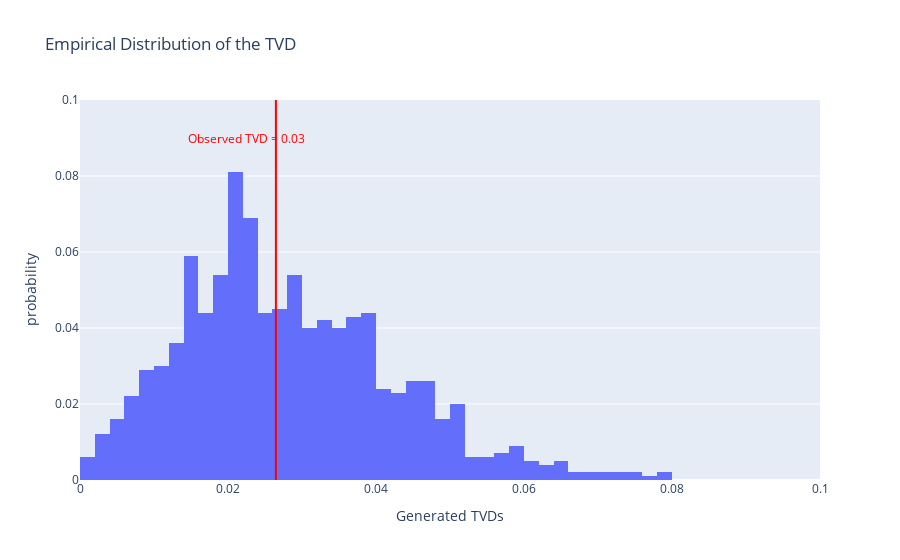

The cell this chart's notebook holds for it:
### Code cell
fig = px.histogram(pd.DataFrame({'tvds':tvds_y}),histnorm='probability', 
                   title='Empirical Distribution of the TVD')
fig.add_vline(x=obs_stat_y, line_color='red', line_width=2, opacity=1)
fig.add_annotation(text=f'<span style="color:red">Observed TVD = {round(obs_stat_y, 2)}</span>',
                   x=0.85 * obs_stat_y, showarrow=False, y=0.09)
fig.update_layout(yaxis_range=[0, 0.1])
fig.update_layout(xaxis_range=[0, 0.1])
fig.update_layout(showlegend=False)
fig.update_layout(
    xaxis_title="Generated TVDs"  
)

### Figure 1 — Plotly figure (JSON) as saved in the notebook; plotly's stock layout.template omitted (floating-point values rounded to 4 significant figures; data arrays with more than 128 entries replaced by an {"elided": "..."} marker saying what was removed)
{"data": [{"alignmentgroup": "True", "bingroup": "x", "histnorm": "probability", "hovertemplate": "variable=tvds<br>value=%{x}<br>probability=%{y}<extra></extra>", "legendgroup": "tvds", "marker": {"color": "#636efa", "pattern": {"shape": ""}}, "name": "tvds", "offsetgroup": "tvds", "orientation": "v", "showlegend": true, "type": "histogram", "x": {"elided": "1000 float values"}, "xaxis": "x", "yaxis": "y"}], "layout": {"annotations": [{"showarrow": false, "text": "<span style=\"color:red\">Observed TVD = 0.03</span>", "x": 0.0225, "y": 0.09}], "barmode": "relative", "legend": {"title": {"text": "variable"}, "tracegroupgap": 0}, "shapes": [{"line": {"color": "red", "width": 2}, "opacity": 1, "type": "line", "x0": 0.02647, "x1": 0.02647, "xref": "x", "y0": 0, "y1": 1, "yref": "y domain"}], "showlegend": false, "title": {"text": "Empirical Distribution of the TVD"}, "xaxis": {"anchor": "y", "domain": [0, 1], "range": [0, 0.1], "title": {"text": "Generated TVDs"}}, "yaxis": {"anchor": "x", "domain": [0, 1], "range": [0, 0.1], "title": {"text": "probability"}}}}
